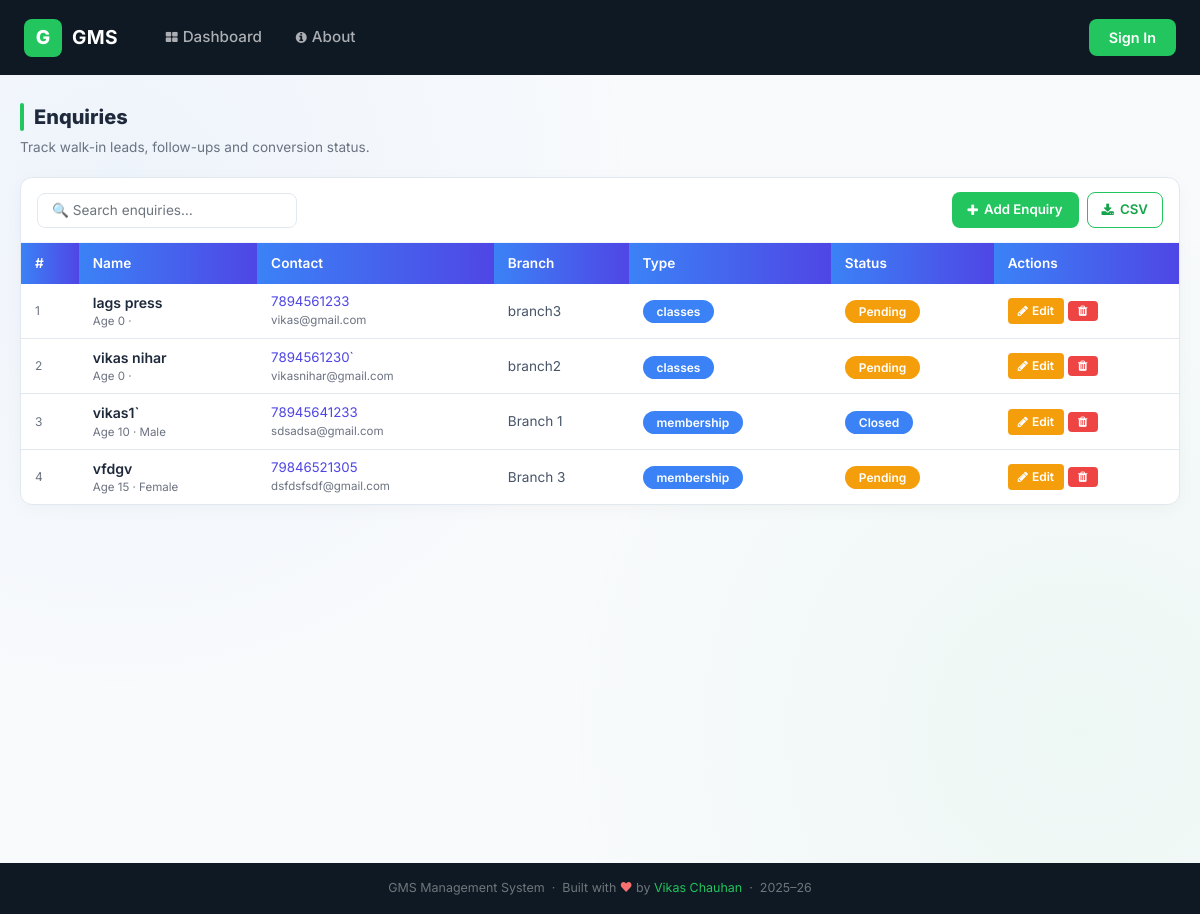
Screenshot of /view_enquiry/ with the database file from the repository.
### gym/models.py (models this page shows, shortened)
class Enquiry(models.Model):
    name = models.CharField(max_length=60)
    contact = models.CharField(max_length=15)  # Allow more digits for flexibility
    emailid = models.EmailField(max_length=60)  # Better validation
    age = models.PositiveIntegerField()
    gender = models.CharField(max_length=10)
    branch = models.CharField(max_length=100, blank=True, default="")
    enquiry_type = models.CharField(max_length=50, blank=True, default="")
    preferred_contact_date = models.DateField(null=True, blank=True)
    status = models.CharField(max_length=20, default="Pending")
    additional_info = models.TextField(blank=True, default="")

### gym/views.py (the view)
# urls.py: path('view_enquiry/', View_Enquiry, name='view_enquiry'),
def View_Enquiry(request):
    enq = Enquiry.objects.all()
    d = {'enq': enq}
    return render(request, 'view_enquiry.html', d)

### gym/templates/view_enquiry.html (shortened to what this page needs)
{% extends 'navigation.html' %}
{% block body %}
<div style="display:flex; align-items:center; gap:10px; margin-bottom:6px;">
    <div style="width:4px; height:28px; background:#22c55e; border-radius:2px;"></div>
    <h1 style="font-size:1.25rem; font-weight:800; margin:0;">Enquiries</h1>
</div>
<p style="color:#6b7280; font-size:0.85rem; margin-bottom:20px;">Track walk-in leads, follow-ups and conversion status.</p>
<div class="app-card">
    <div style="padding:14px 16px; border-bottom:1px solid #f1f5f9; display:flex; align-items:center; flex-wrap:wrap; gap:10px; justify-content:space-between;">
        <input type="text" id="enquirySearch" class="form-control" style="width:260px;font-size:0.85rem;padding:8px 14px;" placeholder="🔍 Search enquiries…" onkeyup="searchEnquiries()">
        <div style="display:flex;gap:8px;">
            <a href="{% url 'add_enquiry' %}" class="btn-gms-primary" style="text-decoration:none;display:inline-flex;align-items:center;gap:6px;font-size:0.83rem;padding:8px 16px;">
                <i class="fa fa-plus"></i> Add Enquiry
            </a>
            <a href="{% url 'export_enquiry_csv' %}" class="btn-gms-outline" style="text-decoration:none;display:inline-flex;align-items:center;gap:6px;font-size:0.83rem;padding:7px 14px;">
                <i class="fa fa-download"></i> CSV
            </a>
        </div>
    </div>
    <div style="overflow-x:auto;">
        <table class="gms-table" style="min-width:640px;">
            <thead>
                <tr><th>#</th><th>Name</th><th>Contact</th><th>Branch</th><th>Type</th><th>Status</th><th>Actions</th></tr>
            </thead>
            <tbody id="enquiryBody">
            {% for e in enq %}
            <tr>
                <td style="color:#6b7280;font-size:0.75rem;">{{ forloop.counter }}</td>
                <td>
                    <div style="font-weight:600;font-size:0.88rem;">{{ e.name }}</div>
                    <div style="font-size:0.72rem;color:#6b7280;">Age {{ e.age }} · {{ e.gender }}</div>
                </td>
                <td>
                    <div style="font-size:0.83rem;color:#4f46e5;">{{ e.contact }}</div>
                    <div style="font-size:0.72rem;color:#6b7280;">{{ e.emailid }}</div>
                </td>
                <td style="font-size:0.85rem;color:#475569;">{{ e.branch|default:"—" }}</td>
                <td><span class="badge-blue">{{ e.enquiry_type|default:"—" }}</span></td>
                <td>
                    {% if e.status == 'Pending' %}
                        <span class="badge-yellow">{{ e.status }}</span>
                    {% elif e.status == 'Converted' %}
                        <span class="badge-green">{{ e.status }}</span>
                    {% else %}
                        <span class="badge-blue">{{ e.status }}</span>
                    {% endif %}
                </td>
                <td style="white-space:nowrap;">
                    <a href="{% url 'edit_enquiry' e.id %}" class="btn-action-edit">
                        <i class="fa fa-pencil"></i> Edit
                    </a>
                    <a href="{% url 'delete_enquiry' e.id %}" onclick="return confirm('Delete enquiry from {{ e.name }}?')" class="btn-action-delete">
                        <i class="fa fa-trash"></i>
                    </a>
                </td>
            </tr>
            {% empty %}
            <tr><td colspan="7" style="text-align:center; padding:48px; color:#6b7280;">No enquiries found.</td></tr>
            {% endfor %}
            </tbody>
        </table>
    </div>
</div>
{% endblock %}

### gym/templates/navigation.html (style rules this page uses)
*, *::before, *::after { box-sizing: border-box; }
:root { --green: #22c55e; --green-dark: #16a34a; --green-light: #dcfce7; --dark: #0f1923; --dark2: #1a2535; --sidebar: #111c2a; --text: #1e293b; --muted: #64748b; --border: #e2e8f0; --white: #ffffff; --bg: #f8fafc; --bg-gradient: radial-gradient(circle at 10% 20%, rgba(59, 130, 246, 0.05), transparent 40%), radial-gradient(circle at 90% 80%, rgba(34, 197, 94, 0.05), transparent 40%); --card-shadow: 0 4px 20px -2px rgba(0, 0, 0, 0.04), 0 2px 10px -2px rgba(0, 0, 0, 0.02); --border-soft: #f1f5f9; --green-light: rgba(34,197,94,0.15); --table-head: #0f172a; --table-hover: #f1f5f9; --table-border: #e2e8f0; --input-bg: #ffffff; }
body { font-family: 'Inter', -apple-system, BlinkMacSystemFont, sans-serif; background: var(--bg); background-image: var(--bg-gradient); background-attachment: fixed; color: var(--text); margin: 0; min-height: 100vh; }
.app-card { background: var(--white); border: 1px solid var(--border); border-radius: 12px; box-shadow: var(--card-shadow); overflow: hidden; transition: transform 0.2s, box-shadow 0.2s; }
.gms-table { width: 100%; border-collapse: collapse; }
.gms-table thead th { background: linear-gradient(90deg, #3b82f6, #4f46e5); border-bottom: none; padding: 10px 14px; font-size: 0.85rem; font-weight: 600; text-transform: capitalize; color: #ffffff; white-space: nowrap; }
.gms-table tbody td { padding: 8px 14px; border-bottom: 1px solid var(--table-border); font-size: 0.88rem; color: var(--text); vertical-align: middle; }
.gms-table tbody tr:last-child td { border-bottom: none; }
.btn-action-edit { background: #f59e0b; color: #ffffff !important; padding: 4px 10px; border-radius: 4px; font-size: 0.75rem; font-weight: 600; text-decoration: none !important; display: inline-flex; align-items: center; gap: 4px; border: none; }
.btn-action-delete { background: #ef4444; color: #ffffff !important; padding: 4px 10px; border-radius: 4px; font-size: 0.75rem; font-weight: 600; text-decoration: none !important; display: inline-flex; align-items: center; gap: 4px; border: none; }
.badge-yellow { background: #f59e0b; color: #fff; border: none; border-radius: 20px; padding: 4px 14px; font-size: 0.75rem; font-weight: 600; }
.badge-blue { background: #3b82f6; color: #fff; border: none; border-radius: 20px; padding: 4px 14px; font-size: 0.75rem; font-weight: 600; }
.form-control { border: 1.5px solid var(--border); border-radius: 8px; padding: 9px 13px; font-size: 0.88rem; font-family: 'Inter', sans-serif; color: var(--text); transition: border-color 0.2s, box-shadow 0.2s; background: var(--input-bg); }
.btn-gms-primary { background: var(--green); color: #fff; border: none; border-radius: 8px; padding: 9px 20px; font-size: 0.88rem; font-weight: 600; font-family: 'Inter', sans-serif; cursor: pointer; transition: background 0.2s, transform 0.15s; }
.btn-gms-outline { background: transparent; color: var(--green-dark); border: 1.5px solid var(--green); border-radius: 8px; padding: 8px 18px; font-size: 0.85rem; font-weight: 600; cursor: pointer; transition: all 0.2s; }

### rows the page displays
Enquiry: name "lags press", age "0", contact "7894561233", emailid "vikas@gmail.com", branch "branch3", enquiry_type "classes", status "Pending"
Enquiry: name "vikas nihar", age "0", contact "7894561230`", emailid "vikasnihar@gmail.com", branch "branch2", enquiry_type "classes", status "Pending"
Enquiry: name "vikas1`", age "10", gender "Male", contact "78945641233", emailid "sdsadsa@gmail.com", branch "Branch 1", enquiry_type "membership", status "Closed"
Enquiry: name "vfdgv", age "15", gender "Female", contact "79846521305", emailid "dsfdsfsdf@gmail.com", branch "Branch 3", enquiry_type "membership", status "Pending"
